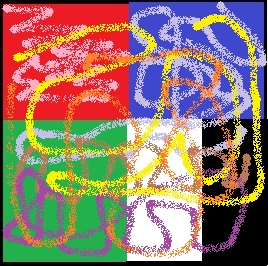
%> input picture Matlab/Matlab 4/block.png, 268 x 266 px
$ octave Ma4_Task5_rmsundar.m   (GNU Octave 9; MATLAB toolbox functions it lacks are replaced by stand-ins)
%> lines starting %> are read from the running program, lines starting %| are printed output that depends on the picture
%%%%%%%%%%%%%%%%%%%%%%%%%%%%%%%%%%%%%%%%%%%%%%%%%%%%%%%%%%%%%%%%%%%%%
% ENGR 133
% Program Description: Convert image to grayscale & invert it
%
% Assignment Information
%   Assignment:     Ma4 Task5
%   Team ID:        LC1-04
%  	Contributor:    Roshan Sundar
%%%%%%%%%%%%%%%%%%%%%%%%%%%%%%%%%%%%%%%%%%%%%%%%%%%%%%%%%%%%%%%%%%%%%

%% ____________________
%% INITIALIZATION
orig_img = imread('block.png');
%> orig_img is the input picture: size 266x268x3 uint8; mean R, G, B 145.2, 121.4, 108.4

%% ____________________
%% CALCULATIONS
%Calculate grayscale
redVals = orig_img(:,:,1);
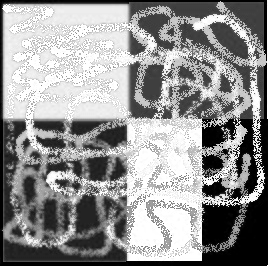
%> redVals: size 266x268 uint8; min 0, max 255, mean 145.2
greenVals = orig_img(:,:,2);
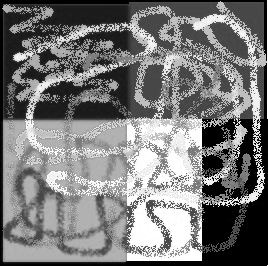
%> greenVals: size 266x268 uint8; min 0, max 255, mean 121.4
blueVals = orig_img(:,:,3);
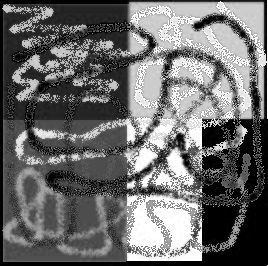
%> blueVals: size 266x268 uint8; min 0, max 255, mean 108.4

gray_img = 0.2126*double(redVals) + 0.7152*double(greenVals) + 0.0722*double(blueVals);
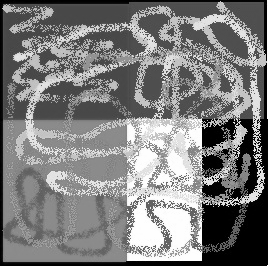
%> gray_img: size 266x268 double; min 0, max 255, mean 125.5
gray_img = uint8(gray_img);
%> gray_img: size 266x268 uint8

invert_img = 255 - gray_img;
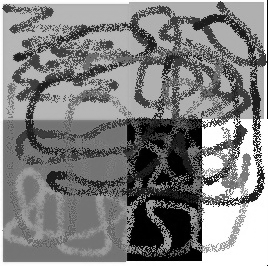
%> invert_img: size 266x268 uint8; min 0, max 255, mean 129.5
invert_img = uint8(invert_img);

%% ____________________
%% OUTPUTS
figure(1)
imshow(orig_img)
title('Original Image')

figure(2)
imshow(gray_img)
title('Grayscale Image')

figure(3)
imshow(invert_img)
title('Inverted Image')

%% ____________________
%% ACADEMIC INTEGRITY STATEMENT
% I have not used source code obtained from any other unauthorized
% source, either modified or unmodified.  Neither have I provided
% access to my code to another. The project I am submitting
% is my own original work.
